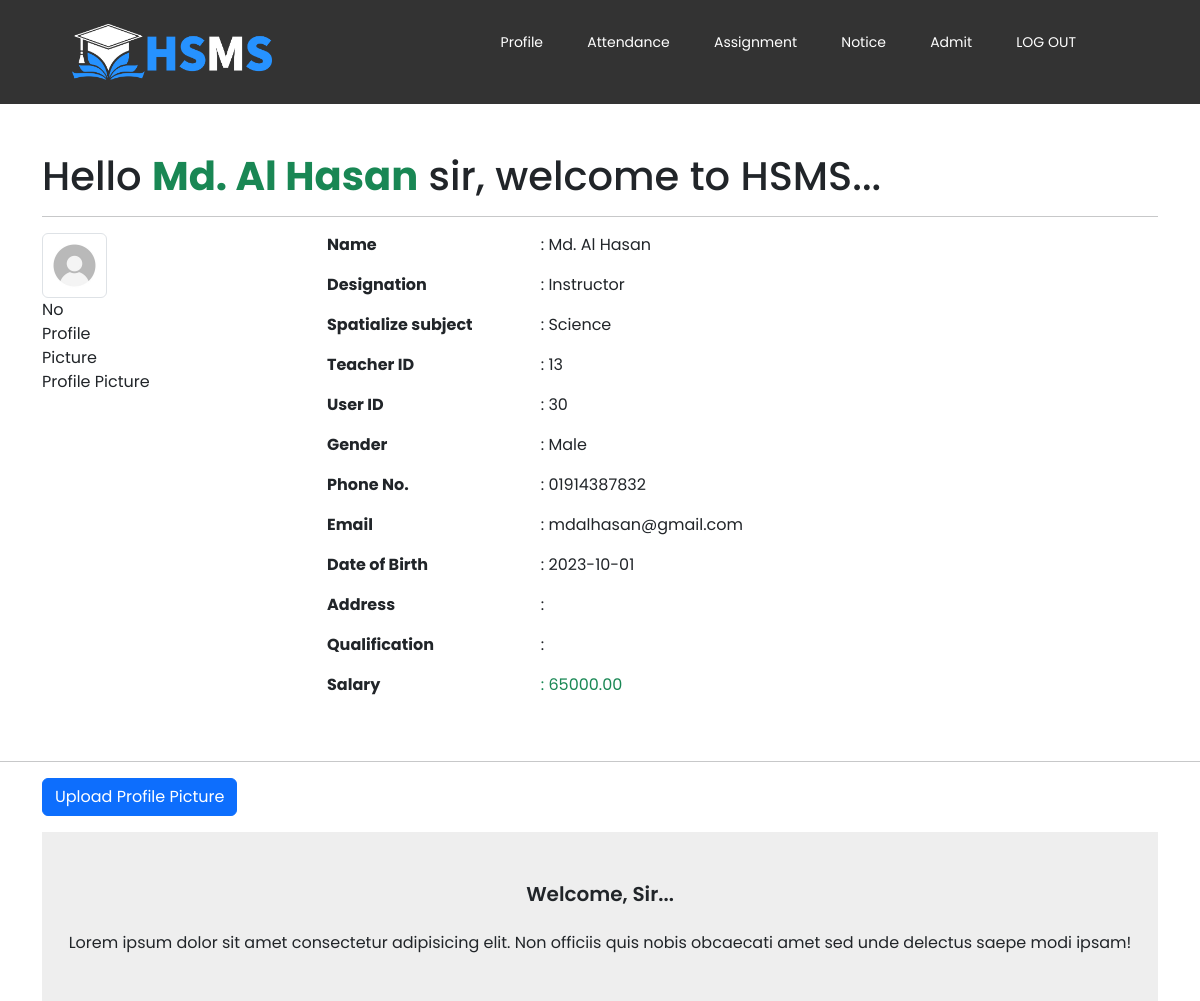
/Part-Accounts/fao.php (signed in), run on the app's committed database.
### tables this page shows
CREATE TABLE `teachers` (
  `teacher_id` int(11) NOT NULL,
  `user_id` int(11) NOT NULL,
  `subject_id` int(11) NOT NULL,
  `designation_id` int(11) NOT NULL,
  `date_of_birth` date DEFAULT NULL,
  `address` varchar(255) DEFAULT NULL,
  `phone_number` varchar(15) DEFAULT NULL,
  `gender` enum('Male','Female','Other') DEFAULT NULL,
  `qualification` varchar(255) DEFAULT NULL,
  `salary` decimal(10,2) DEFAULT NULL,
  `profile_pic` blob DEFAULT NULL
);

CREATE TABLE `users` (
  `id` int(11) NOT NULL,
  `name` varchar(255) NOT NULL,
  `email` varchar(255) NOT NULL,
  `password` varchar(255) NOT NULL,
  `user_type` enum('student','teacher','admin','accounts') NOT NULL,
  `registration_date` timestamp NOT NULL DEFAULT current_timestamp(),
  `approval` tinyint(1) DEFAULT 0,
  `reset_pass` int(11) DEFAULT 0
);

CREATE TABLE `teacher_designations` (
  `designation_id` int(11) NOT NULL,
  `designation_name` varchar(255) NOT NULL
);

CREATE TABLE `subjects` (
  `subject_id` int(11) NOT NULL,
  `subject_name` varchar(255) NOT NULL
);

### Part-Accounts/fao.php (the view, shortened to what this page needs)
<?php
include '../template/database.php';
$uid = $_SESSION['teacher_id'];
$select = "SELECT *
            FROM users u
            LEFT JOIN teachers t ON u.id = t.user_id
            LEFT JOIN subjects s ON s.`subject_id` = t.`subject_id`
            LEFT JOIN teacher_designations td ON td.`designation_id`=t.`designation_id`
            WHERE u.id = $uid AND u.`user_type`='teacher'";
$result = mysqli_query($conn, $select);
$row = mysqli_fetch_assoc($result);
$tid = $row['teacher_id'];
$name = $row['name'];
$email = $row['email'];
$sub = $row['subject_name'];
$designation = $row['designation_name'];
$dob = $row['date_of_birth'];
$address = $row['address'];
$phoNo = $row['phone_number'];
$gender = $row['gender'];
$qualification = $row['qualification'];
$salary = $row['salary'];
if (!empty($profilePicURL)) {
    $pp = '<div class="col-3">
              <div><img src="../uploads/teacher_profile_pic/' . $profilePicURL . '" class="img-thumbnail" alt="Profile Picture"></div>
              <div>Profile Picture</div>
          </div>';
} else {
    $pp = '<div class="col-3">
              <div><img src="../uploads/teacher_profile_pic/default.jpg" class="img-thumbnail" alt="No Profile Picture"></div>
              <div>No Profile Picture</div>
          </div>';
}
?>
<!DOCTYPE html>
<html lang="en">
<head>
    <link rel="stylesheet" href="../CSS/style.css">
    <link rel="stylesheet" href="../CSS/adminHeaderFooter.css">
    <link rel="stylesheet" href="https://cdn.jsdelivr.net/npm/bootstrap@5.3.2/dist/css/bootstrap.rtl.min.css">
    <link href="https://cdn.jsdelivr.net/npm/remixicon@3.5.0/fonts/remixicon.css" rel="stylesheet">
</head>
<body>
    <div class="container my-5">
        <h1>Hello <b class="text-success"><?php echo $_SESSION['teacher_name']; ?></b> sir, welcome to HSMS...</h1>
        <hr>
        <div class="row">
            <div class="col-3">
                <div><?php echo $pp; ?></div>
                <div>Profile Picture</div>
            </div>
            <div class="col-9">
                <div class="mb-3">
                    <div class="row">
                        <div class="col-3 fw-bold">Name</div>
                        <div class="col-9">: <?php echo $name; ?></div>
                    </div>
                </div>
                <div class="mb-3">
                    <div class="row">
                        <div class="col-3 fw-bold">Designation</div>
                        <div class="col-9">: <?php echo $designation; ?></div>
                    </div>
                </div>
                <div class="mb-3">
                    <div class="row">
                        <div class="col-3 fw-bold">Spatialize subject</div>
                        <div class="col-9">: <?php echo $sub; ?></div>
                    </div>
                </div>
                <div class="mb-3">
                    <div class="row">
                        <div class="col-3 fw-bold">Teacher ID</div>
                        <div class="col-9">: <?php echo $tid; ?></div>
                    </div>
                </div>
                <div class="mb-3">
                    <div class="row">
                        <div class="col-3 fw-bold">User ID</div>
                        <div class="col-9">: <?php echo $uid; ?></div>
                    </div>
                </div>
                <div class="mb-3">
                    <div class="row">
                        <div class="col-3 fw-bold">Gender</div>
                        <div class="col-9">: <?php echo $gender; ?></div>
                    </div>
                </div>
                <div class="mb-3">
                    <div class="row">
                        <div class="col-3 fw-bold">Phone No.</div>
                        <div class="col-9">: <?php echo $phoNo; ?></div>
                    </div>
                </div>
                <div class="mb-3">
                    <div class="row">
                        <div class="col-3 fw-bold">Email</div>
                        <div class="col-9">: <?php echo $email; ?></div>
                    </div>
                </div>
                <div class="mb-3">
                    <div class="row">
                        <div class="col-3 fw-bold">Date of Birth</div>
                        <div class="col-9">: <?php echo $dob; ?></div>
                    </div>
                </div>
                <div class="mb-3">
                    <div class="row">
                        <div class="col-3 fw-bold">Address</div>
                        <div class="col-9">: <?php echo $address; ?></div>
                    </div>
                </div>
                <div class="mb-3">
                    <div class="row">
                        <div class="col-3 fw-bold">Qualification</div>
                        <div class="col-9">: <?php echo $qualification; ?></div>
                    </div>
                </div>
                <div class="mb-3">
                    <div class="row">
                        <div class="col-3 fw-bold">Salary</div>
                        <div class="col-9 text-success fw-normal">: <?php echo $salary; ?></div>
                    </div>
                </div>
            </div>
        </div>
    </div>
    <hr>
    <div class="container my-3 d-flex justify-content-between">
        <form method="post">
            <button class="btn btn-primary" name="uploadPP">Upload Profile Picture</button>
        </form>
    </div>
    <div class="container">
</body>
</html>

### CSS/style.css (style rules this page uses)
* { margin: 0; padding: 0; font-family: 'Poppins', sans-serif; }
.row { margin-top: 5%; display: flex; justify-content: space-between; }

### CSS/adminHeaderFooter.css (style rules this page uses)
* { margin: 0; padding: 0; font-family: 'Poppins', sans-serif; }
.header { min-height: 10vh; width: 100%; background-color: rgba(0, 0, 0, 0.8); background-size: cover; background-position: center; position: relative; }
nav { display: flex; padding: 2% 6%; justify-content: space-between; align-items: center; }
nav img { width: 200px; }
.nav-links { flex: 1; text-align: right; }
.nav-links ul li { list-style: none; display: inline-block; padding: 8px 20px; position: relative; }
.nav-links ul li a { color: white; text-decoration: none; font-size: 14px; }
.nav-links ul li::after { content: ''; width: 0%; height: 2px; background: #ffffff; display: block; margin: auto; transition: 0.5s; }
.footer { background: #eeeeee; width: 100%; text-align: center; padding: 30px 0; }
.footer_title { font-size: 36px; font-weight: 600; }
.footer h4 { font-size: 20px; margin-bottom: 25px; margin-top: 20px; }

### data on the page
teachers: user.name "Md. Al Hasan", designation.designation_name "Instructor", subject.subject_name "Science", teacher_id "13", gender "Male", phone_number "01914387832", user.email "mdalhasan@gmail.com", date_of_birth "2023-10-01", salary "65000.00"

### other printed values
$_SESSION['teacher_name'] "Md. Al Hasan"
$uid "30"
